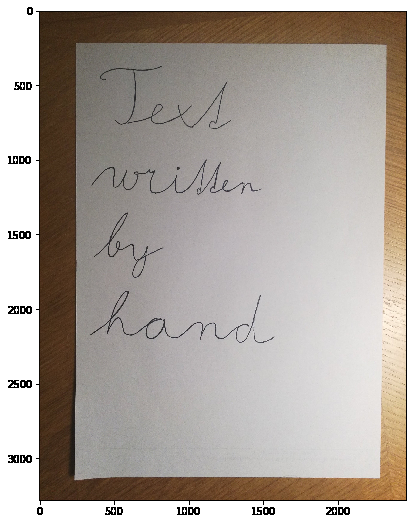
#> input picture images/test.png, 417 x 524 px, given in place of video, which was not available
$ python scan.py
#> lines starting #> are read from the running program, lines starting #| are printed output that depends on the picture; after the words box and inside, x2 and y2 are one past the last pixel; in counts of white or black regions, pixels touching at a corner belong together; pictures that were not available may be replaced by others from this repository, and a replacement may not be noted
### src/utility.py
import cv2
import numpy as np

## TO STACK ALL THE IMAGES IN ONE WINDOW
def stackImages(imgArray,scale,lables=[]):
    rows = len(imgArray)
    cols = len(imgArray[0])
    rowsAvailable = isinstance(imgArray[0], list)
    width = imgArray[0][0].shape[1]
    height = imgArray[0][0].shape[0]
    if rowsAvailable:
        for x in range ( 0, rows):
            for y in range(0, cols):
                imgArray[x][y] = cv2.resize(imgArray[x][y], (0, 0), None, scale, scale*0.7)
                if len(imgArray[x][y].shape) == 2: imgArray[x][y]= cv2.cvtColor( imgArray[x][y], cv2.COLOR_GRAY2BGR)
        imageBlank = np.zeros((height, width, 3), np.uint8)
        hor = [imageBlank]*rows
        hor_con = [imageBlank]*rows
        for x in range(0, rows):
            hor[x] = np.hstack(imgArray[x])
            hor_con[x] = np.concatenate(imgArray[x])
        ver = np.vstack(hor)
        ver_con = np.concatenate(hor)
    else:
        for x in range(0, rows):
            imgArray[x] = cv2.resize(imgArray[x], (0, 0), None, scale, scale*0.7)
            if len(imgArray[x].shape) == 2: imgArray[x] = cv2.cvtColor(imgArray[x], cv2.COLOR_GRAY2BGR)
        hor= np.hstack(imgArray)
        hor_con= np.concatenate(imgArray)
        ver = hor
    if len(lables) != 0:
        eachImgWidth= int(ver.shape[1] / cols)
        eachImgHeight = int(ver.shape[0] / rows)
        for d in range(0, rows):
            for c in range (0,cols):
                cv2.rectangle(ver,(c*eachImgWidth,eachImgHeight*d),(c*eachImgWidth+len(lables[d][c])*13+27,30+eachImgHeight*d),(255,255,255),cv2.FILLED)
                cv2.putText(ver,lables[d][c],(eachImgWidth*c+10,eachImgHeight*d+20),cv2.FONT_HERSHEY_COMPLEX,0.7,(255,0,255),2)
    return ver

def reorder(myPoints):

    myPoints = myPoints.reshape((4, 2))
    myPointsNew = np.zeros((4, 1, 2), dtype=np.int32)
    add = myPoints.sum(1)

    myPointsNew[0] = myPoints[np.argmin(add)]
    myPointsNew[3] =myPoints[np.argmax(add)]
    diff = np.diff(myPoints, axis=1)
    myPointsNew[1] =myPoints[np.argmin(diff)]
    myPointsNew[2] = myPoints[np.argmax(diff)]

    return myPointsNew


def biggestContour(contours):
    biggest = np.array([])
    max_area = 0
    for i in contours:
        area = cv2.contourArea(i)
        if area > 5000:
            peri = cv2.arcLength(i, True)
            approx = cv2.approxPolyDP(i, 0.02 * peri, True)
            if area > max_area and len(approx) == 4:
                biggest = approx
                max_area = area
    return biggest,max_area
def drawRectangle(img,biggest,thickness):
    cv2.line(img, (biggest[0][0][0], biggest[0][0][1]), (biggest[1][0][0], biggest[1][0][1]), (0, 255, 0), thickness)
    cv2.line(img, (biggest[0][0][0], biggest[0][0][1]), (biggest[2][0][0], biggest[2][0][1]), (0, 255, 0), thickness)
    cv2.line(img, (biggest[3][0][0], biggest[3][0][1]), (biggest[2][0][0], biggest[2][0][1]), (0, 255, 0), thickness)
    cv2.line(img, (biggest[3][0][0], biggest[3][0][1]), (biggest[1][0][0], biggest[1][0][1]), (0, 255, 0), thickness)

    return img

def nothing(x):
    pass

def initializeTrackbars(intialTracbarVals=0):
    cv2.namedWindow("Trackbars")
    cv2.resizeWindow("Trackbars", 360, 240)
    cv2.createTrackbar("Threshold1", "Trackbars", 200,255, nothing)
    cv2.createTrackbar("Threshold2", "Trackbars", 200, 255, nothing)


def valTrackbars():
    Threshold1 = cv2.getTrackbarPos("Threshold1", "Trackbars")
    Threshold2 = cv2.getTrackbarPos("Threshold2", "Trackbars")
    src = Threshold1,Threshold2
    return src

### src/scan.py
import cv2
import numpy as np
import utility
import time
import shortuuid

########################################################################
webCamFeed = True
pathImage = "1.jpg"
url='http://192.168.178.58:8080'
cap = cv2.VideoCapture(url+"/video")

time.sleep(5)
#cap.set(cv2.CAP_PROP_FRAME_WIDTH, 1280)
#cap.set(cv2.CAP_PROP_FRAME_HEIGHT, 720)

heightImg = 1840
widthImg = 900
########################################################################

utility.initializeTrackbars()

card_image_front = None
card_image_back = None
imgBlank = np.zeros((heightImg, widthImg, 3), np.uint8)  # CREATE A BLANK IMAGE FOR TESTING DEBUGING IF REQUIRED
imgBar = np.zeros((heightImg, 5, 3), np.uint8)  # CREATE A BLANK IMAGE FOR TESTING DEBUGING IF REQUIRED
card_image_front = imgBlank
card_image_back = imgBlank

def thumb(image):
    return cv2.resize(image, (int(widthImg/3), int(heightImg/4)))

while True:

    if webCamFeed:
        success, img = cap.read()
#> img is the input picture: shape (524, 417, 3); mean B, G, R 159.3, 166, 174
    else:
        img = cv2.imread(pathImage)
    img = cv2.resize(img, (widthImg, heightImg))  # RESIZE IMAGE
#> img: shape (1840, 900, 3)
    imgGray = cv2.cvtColor(img, cv2.COLOR_BGR2GRAY)  # CONVERT IMAGE TO GRAY SCALE
    imgBlur = cv2.GaussianBlur(imgGray, (5, 5), 1)  # ADD GAUSSIAN BLUR
    thres = utility.valTrackbars()  # GET TRACK BAR VALUES FOR THRESHOLDS
    imgThreshold = cv2.Canny(imgBlur, thres[0], thres[1])  # APPLY CANNY BLUR
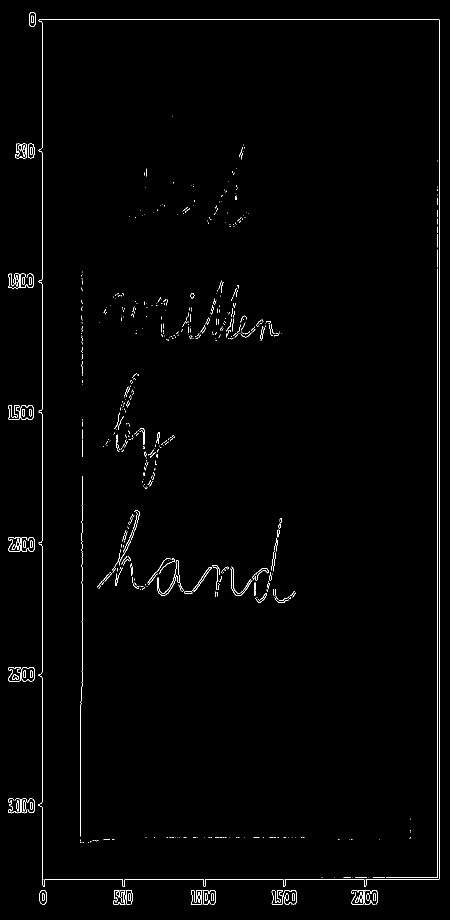
#> imgThreshold: shape (1840, 900) (shown at 1/2 size); 1% white in thin lines or dots
    kernel = np.ones((5, 5))
    imgDial = cv2.dilate(imgThreshold, kernel, iterations=2)  # APPLY DILATION
#> imgDial: shape (1840, 900); 8.1% white; 61 white regions, largest, box (x1, y1, x2, y2) and area: (13, 20, 883, 1813) 69685, (190, 1017, 596, 1209) 18148, (223, 743, 354, 981) 8394
    imgThreshold = cv2.erode(imgDial, kernel, iterations=1)  # APPLY EROSION
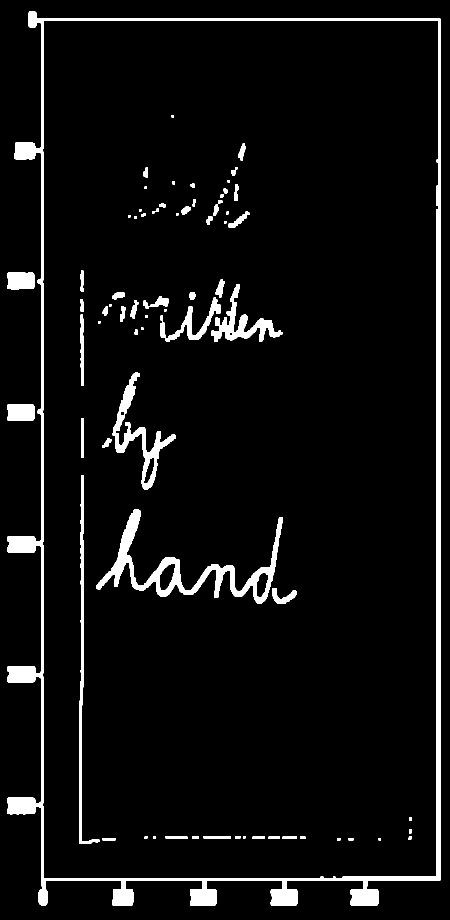
#> imgThreshold: shape (1840, 900) (shown at 1/2 size); 5.2% white; 71 white regions

    ## FIND ALL COUNTOURS
    imgContours = img.copy()  # COPY IMAGE FOR DISPLAY PURPOSES
    imgBigContour = img.copy()  # COPY IMAGE FOR DISPLAY PURPOSES
    contours, hierarchy = cv2.findContours(imgThreshold, cv2.RETR_EXTERNAL,
                                           cv2.CHAIN_APPROX_SIMPLE)  # FIND ALL CONTOURS
#> contours = 3 contours; box (x1, y1, x2, y2) and area: (15, 22, 881, 1811) 1391683, (15, 545, 69, 579) 1672, (15, 808, 69, 842) 1661
    cv2.drawContours(imgContours, contours, -1, (0, 255, 0), 10)  # DRAW ALL DETECTED CONTOURS
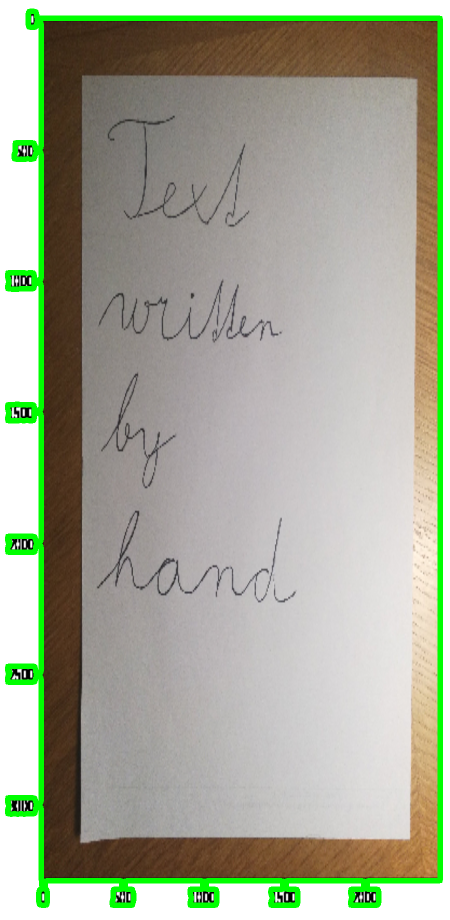
#> imgContours: shape (1840, 900, 3) (shown at 1/2 size); mean B, G, R 150.7, 169, 165.2

    # FIND THE BIGGEST COUNTOUR
    biggest, maxArea = utility.biggestContour(contours)  # FIND THE BIGGEST CONTOUR
#> the loop in biggestContour, `for i in contours:` made 3 passes
#> (area, peri, biggest, max_area) on pass 3: (1391683, 6677.3, [[59, 22], [78, 1807], [879, 1761], [880, 37]], 1391683)
#> area on passes 1 to 2: 1661, 1672
#> after the loop in biggestContour, `for i in contours:`: max_area = 1391683
#> biggest = [[59, 22], [78, 1807], [879, 1761], [880, 37]]; maxArea = 1391683
    if biggest.size != 0:
        biggest = utility.reorder(biggest)
#> in reorder, `myPoints = myPoints.reshape((4, 2))`: myPoints = [[59, 22], [78, 1807], [879, 1761], [880, 37]]
#> in reorder, `add = myPoints.sum(1)`: add = [81, 1885, 2640, 917]
#> in reorder, `diff = np.diff(myPoints, axis=1)`: diff = [-37, 1729, 882, -843]
#> biggest = [[59, 22], [880, 37], [78, 1807], [879, 1761]]
        cv2.drawContours(imgBigContour, biggest, -1, (0, 255, 0), 20)  # DRAW THE BIGGEST CONTOUR
#> imgBigContour: shape (1840, 900, 3); mean B, G, R 159, 166, 173.7
        imgBigContour = utility.drawRectangle(imgBigContour, biggest, 2)
#> in drawRectangle, `cv2.line(img, (biggest[3][0][0], biggest[3][0][1]), (biggest[1][0][0],..`:
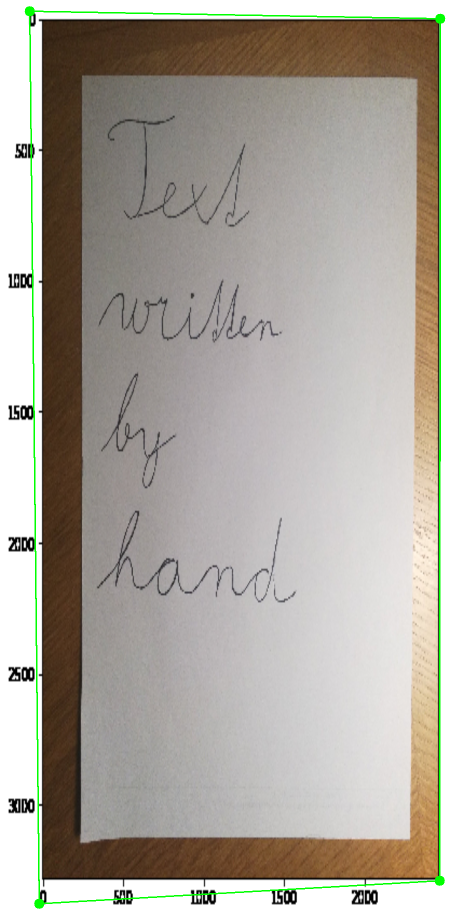
#> img: shape (1840, 900, 3) (shown at 1/2 size); mean B, G, R 156.8, 166.1, 171.5
        pts1 = np.float32(biggest)  # PREPARE POINTS FOR WARP
#> pts1 = [[59, 22], [880, 37], [78, 1807], [879, 1761]]
        pts2 = np.float32([[0, 0], [widthImg, 0], [0, heightImg], [widthImg, heightImg]])  # PREPARE POINTS FOR WARP
        matrix = cv2.getPerspectiveTransform(pts1, pts2)
#> matrix = [[1.06, -0.0112, -62.02], [-0.0183, 1, -20.99], [-4.2e-05, -1.32e-05, 1]]
        imgWarpColored = cv2.warpPerspective(img, matrix, (widthImg, heightImg))

        # REMOVE 20 PIXELS FORM EACH SIDE
        imgWarpColored = imgWarpColored[20:imgWarpColored.shape[0] - 20, 20:imgWarpColored.shape[1] - 20]
#> imgWarpColored: shape (1800, 860, 3)
        imgWarpColored = cv2.resize(imgWarpColored, (widthImg, heightImg))
#> imgWarpColored: shape (1840, 900, 3)

        # APPLY ADAPTIVE THRESHOLD
        imgWarpGray = cv2.cvtColor(imgWarpColored, cv2.COLOR_BGR2GRAY)
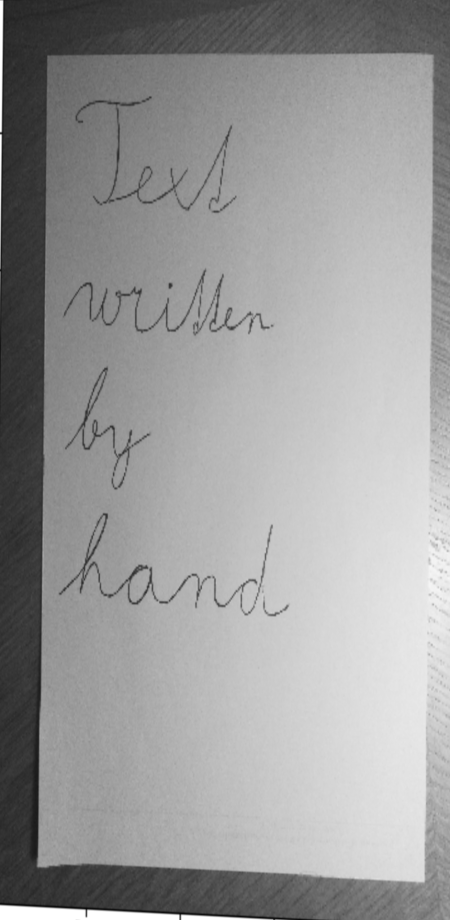
#> imgWarpGray: shape (1840, 900) (shown at 1/2 size); min 1, max 255, mean 154.3
        imgAdaptiveThre = cv2.adaptiveThreshold(imgWarpGray, 255, 1, 1, 7, 2)
#> imgAdaptiveThre: shape (1840, 900); 6.3% white in thin lines or dots
        imgAdaptiveThre = cv2.bitwise_not(imgAdaptiveThre)
#> imgAdaptiveThre: shape (1840, 900); 93.7% white; black in thin lines or dots
        imgAdaptiveThre = cv2.medianBlur(imgAdaptiveThre, 3)
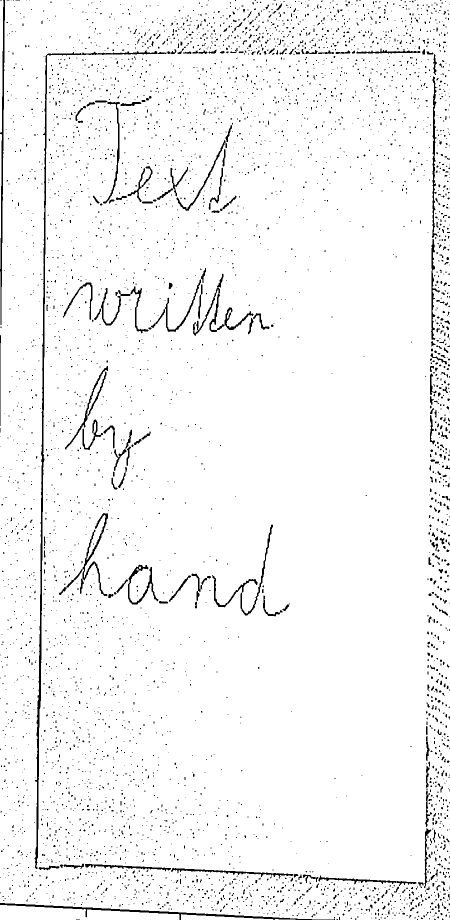
#> imgAdaptiveThre: shape (1840, 900) (shown at 1/2 size); 96.1% white; 4515 black regions (4235 under 20 px), largest, box (x1, y1, x2, y2) and area: (69, 100, 333, 1738) 6472, (0, 1806, 670, 1840) 2515, (0, 0, 10, 650) 2038

        # Image Array for Display
        imageArray = ([[img, imgThreshold, imgContours, imgWarpColored],
                       [card_image_front, card_image_back, imgBlank, imgBlank]])

    else:
        imageArray = ([[img, imgThreshold, imgContours, imgBlank],
                       [card_image_front, card_image_back, imgBlank, imgBlank]])

    # LABELS FOR DISPLAY
    lables = [["Original", "Threshold", "Contours",  "Cropped Image"],
              ["Front Side", "Back Side", "-",  "-"]]

    stackedImage = utility.stackImages(imageArray, 0.3, lables)
#> in stackImages, `rows = len(imgArray)`: rows = 2
#> in stackImages, `cols = len(imgArray[0])`: cols = 4
#> in stackImages, `rowsAvailable = isinstance(imgArray[0], list)`: rowsAvailable = True
#> after the loop in stackImages, `for x in range ( 0, rows):`: imgArray = 2 items
#> in stackImages, `eachImgWidth= int(ver.shape[1] / cols)`: eachImgWidth = 270
#> in stackImages, `eachImgHeight = int(ver.shape[0] / rows)`: eachImgHeight = 386
#> after the loop in stackImages, `for d in range(0, rows):`:
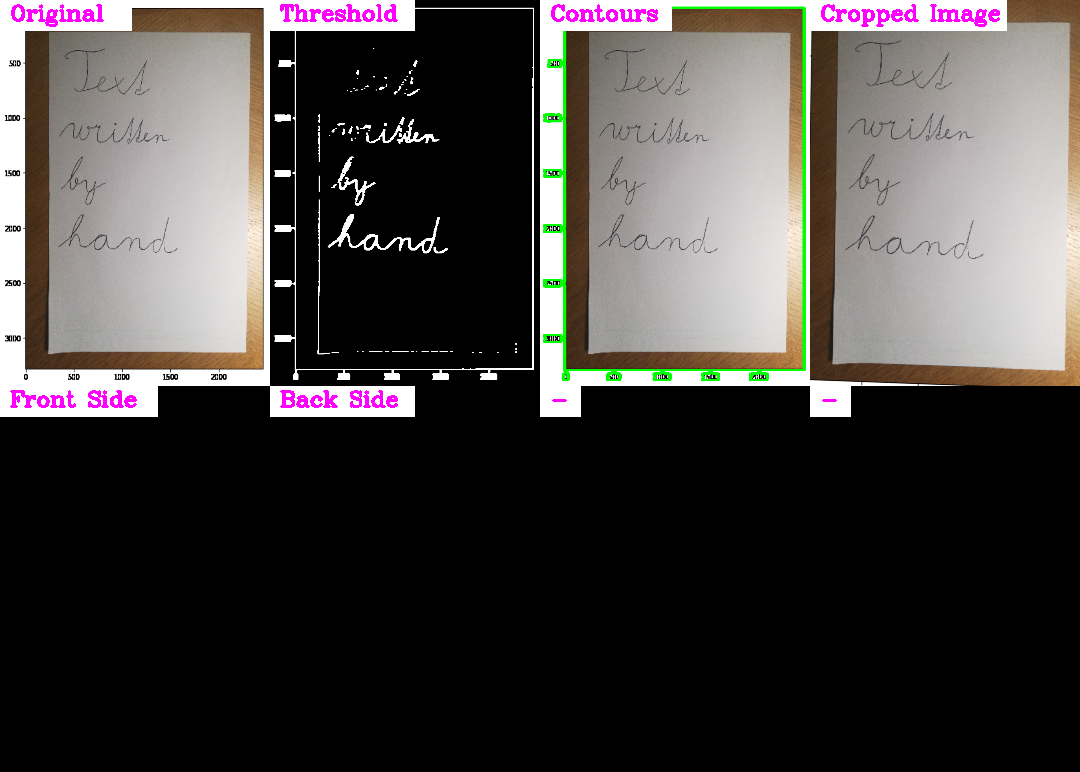
#> ver: shape (772, 1080, 3); mean of channels 0, 1, 2 66.2, 67.9, 71.4; drawn as B, G, R
    cv2.imshow("Result", stackedImage)

    ch = cv2.waitKey(1)
#> (key Esc is pressed here)
    # SAVE IMAGE WHEN 'f' key is pressed
    if ch == ord('f'):
        print("front side")
        card_image_front = imgWarpColored.copy()

    # SAVE IMAGE WHEN 'f' key is pressed
    if ch == ord('b'):
        print("back side")
        card_image_back = imgWarpColored.copy()

    # SAVE IMAGE WHEN 'f' key is pressed
    if ch == ord('s'):
        guid = shortuuid.uuid()
        print("saved")
        card_image = np.concatenate((card_image_front, imgBar, card_image_back), axis=1)
        cv2.imwrite('./cards/Torax/card_{}.png'.format(guid), card_image)
        card_image_front = imgBlank
        card_image_back = imgBlank
